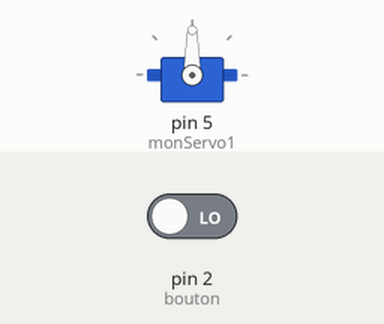
A sketch run on a simulated Arduino Uno, built with avr-gcc and run on an emulated ATmega328P. Parts: servo. Inputs (shaded band) come from the test bench; at power-on: pin 2 (bouton) LOW.

Above: at 1.2 s.
1.3 s: pin 2 (bouton) driven HIGH
At 1.45 s:
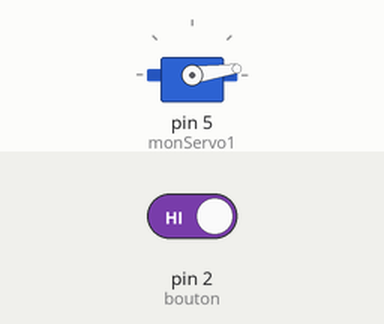
At 2.05 s:
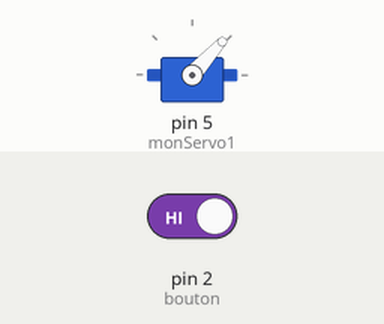
Timing chart, 0 to 10.3 s (numbered marks = the images above; inputs shaded):
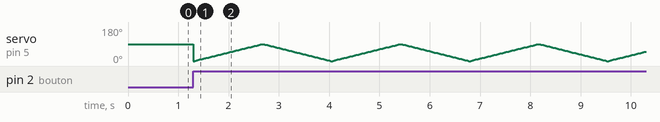

The sketch:

Mois_2_Bras_un_Bouton.ino
```cpp
// Import de la bibliothèque Servo.h
#include <Servo.h>
// Création d’une variable de type ‘Servo’, appelée ‘monServo1’
Servo monServo1;
// Création d’une variable de type ‘Servo’, appelée ‘monServo2’
Servo monServo2;
// Création d’une variable de type int qui va stocker le pin sur lequel le bouton est branché
int bouton=2;
// Définition d’une variable pour positionner nos moteurs
int angleMoteur;

void setup()
{
  // Nous informons la carte Arduino sur quel pin est branché chaque moteur (D5)
  monServo1.attach(5);
  // Nous informons la carte Arduino sur quel pin est branché le bouton poussoir (D2)
  pinMode(bouton, INPUT);
}

void loop()
{
  // Si le bouton est appuyé, on lance la boucle
  if (digitalRead(bouton) == HIGH) {
    for(angleMoteur=0;angleMoteur<=90;angleMoteur=angleMoteur+1) {
      monServo1.write(angleMoteur);
      delay(15);
    }
    for(angleMoteur=90;angleMoteur>=0;angleMoteur=angleMoteur-1) {
      monServo1.write(angleMoteur);
      delay(15);
    }
  }
}
```
